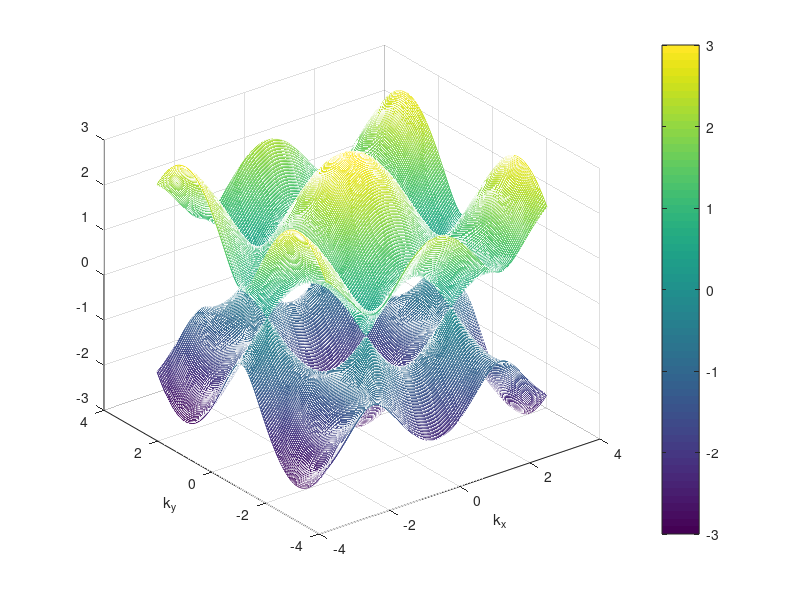
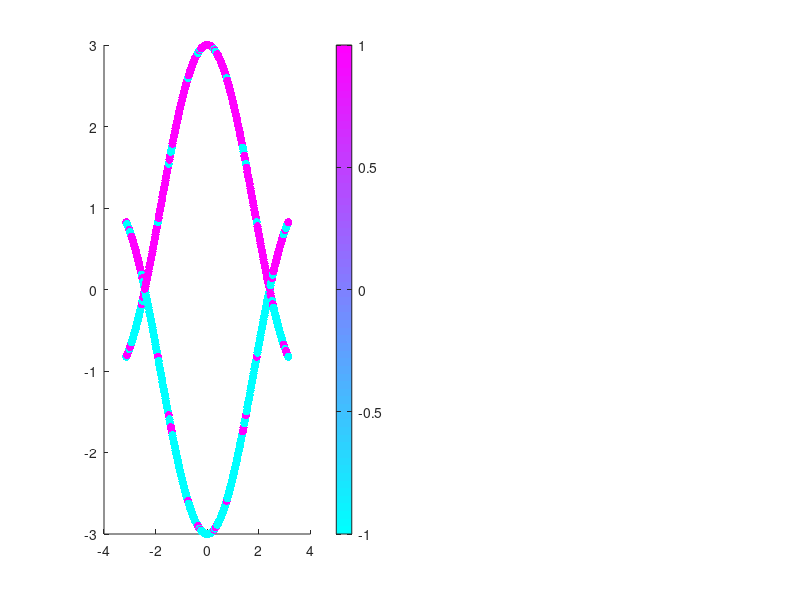

These charts were generated, in order, by the following MATLAB code: (Note: this script raises an error after producing the figures.)
%%%%%%%%%%%%%%%%%%%%%%%%%%%%%%%%%%%%%%%
% Band Structure
%%%%%%%%%%%%%%%%%%%%%%%%%%%%%%%%%%%%%%%

clear;
sigma_x=[0,1;1,0];sigma_y=1j*[0,-1;1,0];sigma_z=[1,0;0,-1];
% sigma_{ij}=tau_i sigma_j
sigma_x0=kron(sigma_x,eye(2));sigma_y0=kron(sigma_y,eye(2));
sigma_z0=kron(sigma_z,eye(2));
sigma_0x=kron(eye(2),sigma_x);sigma_0y=kron(eye(2),sigma_y);
sigma_0z=kron(eye(2),sigma_z);
sigma_zx=kron(sigma_z,sigma_x);sigma_zy=kron(sigma_z,sigma_y);
sigma_xx=kron(sigma_x,sigma_x);sigma_xy=kron(sigma_x,sigma_y);
sigma_yx=kron(sigma_y,sigma_x);sigma_yy=kron(sigma_y,sigma_y);
sigma_z0=kron(sigma_z,eye(2));sigma_zz=kron(sigma_z,sigma_z);
spin_operator=kron(eye(2),sigma_z);
orbit_operator=kron(sigma_z,eye(2));

kx_min=-pi;kx_max=pi;n_kx=211;
ky_min=-pi;ky_max=pi;n_ky=171;
kx_list=linspace(kx_min,kx_max,n_kx);
ky_list=linspace(ky_min,ky_max,n_ky);
Ham=zeros(4,4);
t=1;a=1;lambda=0.;tso=0.;V=0.;lambda_stagger=0.;
Ene=zeros(n_kx,n_ky,4);
Spin=zeros(n_kx,n_ky,4);
orbit=zeros(n_kx,n_ky,4);
for i_kx=1:n_kx
    kx=kx_list(i_kx);
    for i_ky=1:n_ky
        ky=ky_list(i_ky);
        Ham=-t*(2*cos(sqrt(3)/2*kx*a)*cos(ky/2*a)+cos(ky*a))*sigma_x0...
            -t*(-2*cos(sqrt(3)/2*kx*a)*sin(ky/2*a)+sin(ky*a))*sigma_y0...
            +lambda*sigma_0z...
            -tso*(cos(ky*a/2)*cos(sqrt(3)/2*kx*a)-cos(ky*a))*sigma_yx...
            -tso*sqrt(3)*sin(ky*a/2)*sin(sqrt(3)/2*kx*a)*sigma_yy...
            -tso*(sin(ky*a/2)*cos(sqrt(3)/2*kx*a)+sin(ky*a))*sigma_xx...
            -tso*sqrt(3)*(-cos(ky/2*a)*sin(sqrt(3)/2*kx*a))*sigma_xy+V*sigma_z0...
            +lambda_stagger*sigma_zz;
        [vec,ene_temp]=eig(Ham);
        Ene(i_kx,i_ky,:)=diag(ene_temp);
        Spin(i_kx,i_ky,:)=diag(vec'*spin_operator*vec);
        orbit(i_kx,i_ky,:)=diag(vec'*orbit_operator*vec);
    end
end
figure
for i_band=1:4
    mesh(kx_list,ky_list,Ene(:,:,i_band)');hold on;
end
colorbar;xlabel('k_x');ylabel('k_y');

figure
subplot(1,2,1)
Kx_list_temp=kron(ones(1,4),kx_list');
Kx_list=reshape(Kx_list_temp,1,numel(Kx_list_temp));
temp=Ene(:,floor(n_ky/2)+1,:);Ene_re=reshape(temp,numel(kx_list),4);
Ene_Re=reshape(Ene_re,1,numel(Ene_re));
temp=Spin(:,floor(n_ky/2)+1,:);Spin_re=reshape(temp,numel(kx_list),4);
Spin_Re=reshape(Spin_re,1,numel(Spin_re));
scatter(Kx_list,Ene_Re,[],Spin_Re,'filled');
c=colorbar;colormap('cool');
caxis([-1,1]);
c.Label.String='\langle\sigma_z\rangle';
set(c,'Fontsize',16,'Fontname', 'Times New Roman');
xlabel('$k_x$','Interpreter','latex','fontsize',21,'Fontname', 'Times New Roman');
ylabel('$E$','Interpreter','latex','fontsize',21,'Fontname', 'Times New Roman');
set(gca,'fontsize',18,'Fontname', 'Times New Roman');
grid on;
subplot(1,2,2)
temp=orbit(:,floor(n_ky/2)+1,:);orbit_re=reshape(temp,numel(kx_list),4);
orbit_Re=reshape(orbit_re,1,numel(orbit_re));
scatter(Kx_list,Ene_Re,[],orbit_Re,'filled');
c=colorbar;colormap('cool');c.Label.String='\langle \tau_z\rangle';
caxis([-1,1]);
set(c,'Fontsize',16,'Fontname', 'Times New Roman');
set(gca,'fontsize',18,'Fontname', 'Times New Roman');
xlabel('$k_x$','Interpreter','latex','fontsize',21,'Fontname', 'Times New Roman');
ylabel('$E$','Interpreter','latex','fontsize',21,'Fontname', 'Times New Roman');
grid on;
% 
% % figure
% % temp=Ene(:,floor(n_ky/2)+1,:);
% % Ene_re=reshape(temp,numel(kx_list),4);
% % plot(kx_list,Ene_re,'b') 
% 
% 
% % 
% % figure
% % temp=Ene(floor(n_kx/2)+1,:,:);
% % Ene_re=reshape(temp,numel(ky_list),4);
% % plot(ky_list,Ene_re)